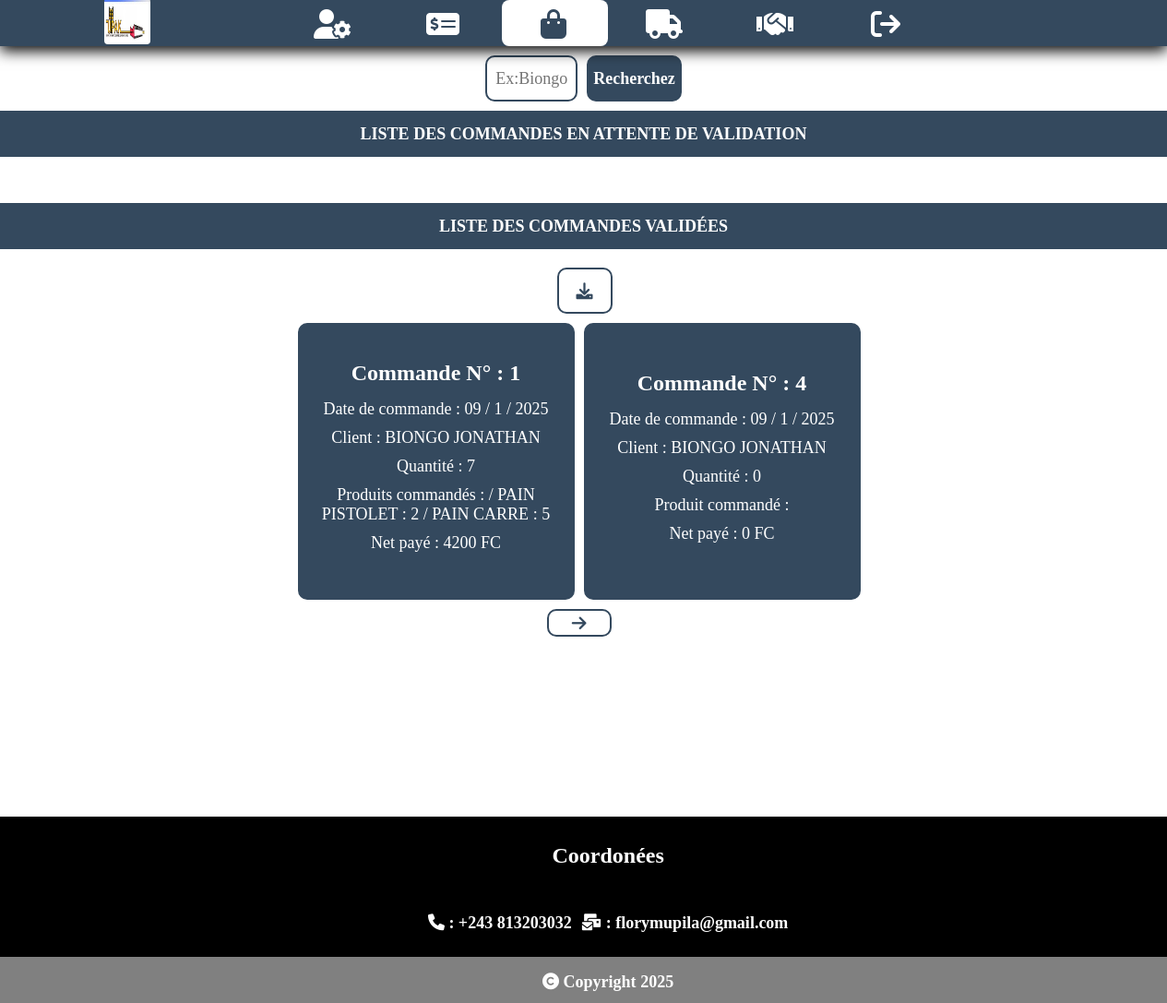
/Vendeur/gestion_commande.php (signed in), run on the app's committed database.
### tables this page shows
CREATE TABLE `commande` (
  `PK_Cmd` int(10) UNSIGNED NOT NULL,
  `Client` int(10) UNSIGNED NOT NULL,
  `Date_Cmd` int(10) UNSIGNED NOT NULL,
  `Agent` int(10) UNSIGNED DEFAULT NULL,
  `Qte_Cmd` int(10) UNSIGNED DEFAULT '0',
  `livraison` varchar(7) NOT NULL DEFAULT 'NON'
);

CREATE TABLE `temps` (
  `PK_Temps` int(10) UNSIGNED NOT NULL,
  `Jour` varchar(8) NOT NULL,
  `Mois` int(10) NOT NULL,
  `Annee` varchar(4) NOT NULL,
  `Heure` varchar(2) NOT NULL,
  `Minute` varchar(2) NOT NULL,
  `Seconde` varchar(2) NOT NULL
);

CREATE TABLE `client` (
  `PK_Cl` int(10) UNSIGNED NOT NULL,
  `Nom_Cl` varchar(20) NOT NULL,
  `PostNom_Cl` varchar(20) NOT NULL,
  `Tel_Cl` varchar(10) NOT NULL,
  `Genre_Cl` int(10) UNSIGNED NOT NULL,
  `adresse` varchar(200) NOT NULL,
  `PasseAssocie` varchar(200) NOT NULL,
  `MotDePasse` varchar(200) NOT NULL
);

CREATE TABLE `reference` (
  `PK_Ref` int(10) UNSIGNED NOT NULL,
  `Produit` int(10) UNSIGNED NOT NULL,
  `Commande` int(10) UNSIGNED NOT NULL,
  `Qte_Ref` int(10) UNSIGNED NOT NULL,
  `Prix_Ref` int(10) UNSIGNED DEFAULT '0'
);

CREATE TABLE `produit` (
  `PK_Pro` int(10) UNSIGNED NOT NULL,
  `categorie` int(10) UNSIGNED NOT NULL,
  `Lib_Pro` varchar(20) NOT NULL,
  `P_U` int(10) UNSIGNED NOT NULL,
  `Qte_Stock` int(10) UNSIGNED NOT NULL
);

CREATE TABLE `paiement` (
  `PK_Paie` int(10) UNSIGNED NOT NULL,
  `Agent` int(10) UNSIGNED DEFAULT NULL,
  `Client` int(10) UNSIGNED NOT NULL DEFAULT '1',
  `Commande` int(10) UNSIGNED NOT NULL,
  `Mont_Paie` int(10) UNSIGNED NOT NULL,
  `Observation` varchar(10) NOT NULL DEFAULT 'NON PAYE'
);

### Vendeur/gestion_commande.php (the view, shortened to what this page needs)
<?php
	require("../Connexion.php");
	$id_agent = (array_key_exists("v", $_SESSION)) ? $_SESSION["v"]: 0;
?>
<!DOCTYPE html>
<html lang="fr">
	<head>
		<link rel="stylesheet" type="text/css" href="../css/all.css">
		<link rel="stylesheet" type="text/css" href="gestion_commande.css">
		<link rel="stylesheet" type="text/css" href="../menu.css">
		<link rel="stylesheet" type="text/css" href="../foot.css">
	</head>
	<body>
	<?php require "../menu.php"; ?>
		<?php
			$page_commande = (isset($_GET['page_commande'])) ? (!empty($_GET['page_commande'])) ? (preg_match("/[0-9]/", $_GET['page_commande']))? $_GET['page_commande'] : 1 : 1 : 1 ;
			$taille_commande_valide = (isset($_POST['taille_commande_valide'])) ? $_POST['taille_commande_valide'] : 2 ;
			$page_commande_valide = (isset($_GET['page_commande_valide'])) ? (!empty($_GET['page_commande_valide'])) ? (preg_match("/[0-9]/", $_GET['page_commande_valide']))? $_GET['page_commande_valide'] : 1 : 1 : 1 ;
			if (preg_match("/[0-9]/", $page_commande_valide)) {
				$offset_commande_valide = ($page_commande_valide-1)*$taille_commande_valide;
			} else {
				$offset_commande_valide = 0;
			}
			$rq_sel_nbre_commande_valide = $connexion->prepare("SELECT count(*) nbre_commande_valide FROM `commande` AS `C` INNER JOIN `paiement` AS `P` ON P.Commande = C.PK_Cmd INNER JOIN `temps` AS `T` ON T.PK_Temps = C.Date_Cmd INNER JOIN `client` AS `Cl` ON P.Client = Cl.PK_Cl WHERE P.Observation='PAYE' AND C.livraison='OUI' AND C.Agent = $id_agent LIMIT $taille_commande_valide");
			$rq_sel_nbre_commande_valide->execute();
			$ResVteValide = $rq_sel_nbre_commande_valide->fetch(PDO::FETCH_ASSOC);
			$NbreVteValide = $ResVteValide["nbre_commande_valide"];
			$ResteVteValide = ($NbreVteValide % $taille_commande_valide);
			if ($ResteVteValide == 0) {
				$NbrePageVteValide = ($NbreVteValide / $taille_commande_valide);
			} else {
				$NbrePageVteValide = floor($NbreVteValide / $taille_commande_valide) + 1;
			}
		?>
		<form id="RechercheVte" action="<?php echo htmlspecialchars($_SERVER["PHP_SELF"]); ?>" method="post">
		<div id="BoxSelectionVte">
			<input type="text" id="nv_commande" name="nv_commande" placeholder="Ex:Biongo">
		</div>
		<div id="BoxVteSelect">
			<input type="submit" name="BtnRechercheVteNV" value="Recherchez">
		</div>
	</form>
		<h3 class="Titre">
			Liste des commandes en attente de validation
		</h3>
		<div id="BoxBtnDefilement">
			<p>
				<ul>
				</ul>
			</p>
		</div>
		<h3 class="Titre">
			Liste des commandes validées
		</h3>
		<div id="BoxBtnTel" <?php if (empty($NbreVteValide)) {echo "style='display:none'";}; ?>>
			<p>
				<a href="Impression_commande_valide.php" class="fas fa-download" title="Liste des commandes validées" target="_blank" rel="noopener noreferrer"></a>
			</p>
		</div>
		<div id="BoxVte">
		<?php
			$rq_sel_commande_valide = $connexion->prepare("SELECT * FROM `commande` AS `C` INNER JOIN `temps` AS `T` ON T.PK_Temps = C.Date_Cmd INNER JOIN `paiement` AS `P` ON P.Commande = C.PK_Cmd INNER JOIN `client` AS `Cl` ON P.Client = Cl.PK_Cl WHERE P.Observation='PAYE' AND C.livraison='OUI' AND C.Agent = $id_agent LIMIT $taille_commande_valide OFFSET $offset_commande_valide");
			$rq_sel_commande_valide->execute();
					while ($rs_sel_commande_valide = $rq_sel_commande_valide->fetch(PDO::FETCH_ASSOC)){
						$id_cmd_valide = $rs_sel_commande_valide["PK_Cmd"];
						?>
						<div class="BoxVteSelect">
						<div id="Vte">
							<div>
								<h3 style="color: white">
									<?php echo "Commande N° : ".$rs_sel_commande_valide["PK_Cmd"] ?>
								</h3>
								<div>
									<p>
										Date de commande : <?php echo $rs_sel_commande_valide["Jour"]." / ".$rs_sel_commande_valide["Mois"]." / ".$rs_sel_commande_valide["Annee"]; ?>
									</p>
									<p>
											Client : <?php echo $rs_sel_commande_valide["Nom_Cl"]." ".$rs_sel_commande_valide["PostNom_Cl"]; ?>
									</p>
									<p>
										Quantité : <?php echo $rs_sel_commande_valide["Qte_Cmd"]; ?>
									</p>
									<p>
										<?php
											$rq_sel_produit_val = $connexion->prepare("SELECT * FROM `reference` AS `R` INNER JOIN `produit` AS `P` ON P.PK_Pro = R.Produit WHERE R.Commande=$id_cmd_valide");
											$rq_sel_produit_val->execute();
											$rq_sel_count_produit_val = $connexion->prepare("SELECT count(*) nbre_produit FROM `reference` AS `R` INNER JOIN `produit` AS `P` ON P.PK_Pro = R.Produit WHERE R.Commande=$id_cmd_valide");
											$rq_sel_count_produit_val->execute();
											$rs_sel_count_produit_val = $rq_sel_count_produit_val->fetch(PDO::FETCH_ASSOC);
											if ($rs_sel_count_produit_val["nbre_produit"] > 1) {
												echo "Produits commandés : ";
												while ($rs_sel_produit_val = $rq_sel_produit_val->fetch(PDO::FETCH_ASSOC)) {
													echo " / ".$rs_sel_produit_val["Lib_Pro"]." : ".$rs_sel_produit_val["Qte_Ref"];
												}
											} else {
												echo "Produit commandé : ";
											}
										?>
									</p>
									<p>
										Net payé : <?php echo $rs_sel_commande_valide["Mont_Paie"]." FC"; ?>
									</p>
								</div>
							</div>
						</div>
						</div>
			<?php	}
				?>
		</div>
		<div id="BoxBtnDefilement">
			<p>
				<ul>
				<?php
					if ($NbrePageVteValide > 1) {
						if ($page_commande_valide > 1) { ?>
							<li>
								<a href="gestion_commande.php?page_commande_valide=<?php echo ($page_commande_valide - 1).'&page_commande='.$page_commande ?>" class="fas fa-arrow-left" title='LienPage'>
								</a>
							</li>
							<li>
								<a href="gestion_commande.php?page_commande_valide=<?php echo ($page_commande_valide + 1).'&page_commande='.$page_commande ?>" <?php if($NbrePageVteValide == $page_commande_valide){ echo "style='display:none;'";} ?> class="fas fa-arrow-right" title='LienPage'>
								</a>
							</li>
				<?php	} else { ?>
							<li>
								<a href="gestion_commande.php?page_commande_valide=<?php echo ($page_commande_valide + 1).'&page_commande='.$page_commande ?>" class="fas fa-arrow-right">
								</a>
							</li>
				<?php	}
					} ?>
				</ul>
			</p>
		</div>
		<?php require "../foot.php"; ?>
</body>
</html>

### Vendeur/gestion_commande.css (style rules this page uses)
* { margin: 0px; padding:0px; box-sizing: border-box; font-size: large; font-family: "bell mt"; color: black; }
body { background-size: cover; height: 100%; padding: 60px 0px 0px 0px; display: flex; flex-direction: column; justify-content: center; overflow-x: hidden; }
body h3.Titre { border: 2px solid #34495E; background: #34495E; text-transform: uppercase; margin: 0px 0px 10px 0px; width: 100%; height: 50px; display: flex; justify-content: center; align-items: center; color: white; text-align: center; }
body #RechercheVte { min-width: 200px; min-height: 50px; display: flex; justify-content: center; align-items: center; border-radius: 10px; margin: 0px 0px 10px 0px; }
body input[type=submit], body #RechercheVte input[type=text] { outline: none; border-radius: 10px; height: 50px; }
body #RechercheVte input[type=text] { border: 2px solid #34495E; text-align: center; max-width: 100px; margin: 0px 10px 0px 0px; }
body input[type=submit] { border: none; padding: 5px; border: 2px solid #34495E; color: white; font-weight: bold; background: #34495E; }
@media screen and (min-width: 750px) { body #BoxVte { display: flex; justify-content: center; align-items: center; } }
body .BoxVteSelect { display: flex; justify-content: center; align-items: center; }
body #Vte { min-height: 300px; border: 2px solid #34495E; background: #34495E; display: flex; justify-content: center; align-items: center; border-radius: 10px; margin: 0px 0px 10px 0px; text-align: center; }
@media screen and (min-width: 401px) { body #Vte { width: 300px; margin: 0px 10px 10px 0px; } }
body #Vte h3 { margin: 0px 0px 15px 0px; font-size: x-large; }
body #Vte p { margin: 0px 0px 10px 0px; color: white; }
body #BoxBtnTel { height: 50px; margin: 10px 0px 10px 0px; display: flex; justify-content: center; align-items: center; }
body #BoxBtnTel p { width: 100px; height: 100%; margin: 0px 0px 0px 2px; display: flex; justify-content: center; }
body #BoxBtnTel p a { width: 60px; height: 100%; border: 2px solid #34495E; display: flex; justify-content: center; align-items: center; border-radius: 10px; text-decoration: none; color: #34495E; }
body #BoxBtnDefilement { height: 30px; margin: 0px 0px 10px 0px; }
body #BoxBtnDefilement ul { height: 100%; display: flex; justify-content: center; align-items: center; }
body #BoxBtnDefilement li { height: 100%; display: flex; align-items: center; justify-content: center; list-style-type: none; }
body #BoxBtnDefilement a { border: 2px solid #34495E; text-decoration: none; display: flex; align-items: center; justify-content: center; height: 100%; width: 70px; margin: 0px 10px 0px 0px; border-radius: 10px; color: #34495E; }

### data on the page
commande: PK_Cmd "1", Date_Cmd.Jour "09", Date_Cmd.Mois "1", Date_Cmd.Annee "2025", Client.Nom_Cl "BIONGO", Client.PostNom_Cl "JONATHAN", Qte_Cmd "7", paiement.Mont_Paie "4200"
reference: Produit.Lib_Pro "PAIN PISTOLET", Qte_Ref "2"
reference: Produit.Lib_Pro "PAIN CARRE", Qte_Ref "5"
commande: PK_Cmd "4", Date_Cmd.Jour "09", Date_Cmd.Mois "1", Date_Cmd.Annee "2025", Client.Nom_Cl "BIONGO", Client.PostNom_Cl "JONATHAN", Qte_Cmd "0", shows "Produit commandé :", paiement.Mont_Paie "0"
